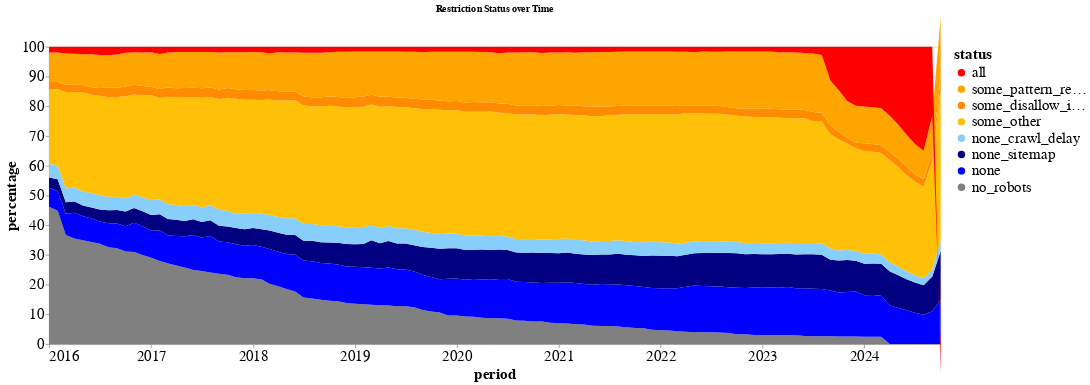

Notebook source saved alongside this figure:
### Markdown cell above
### Run Forecasts

### Code cell
status_colors = {
    "all": "red",
    "some_pattern_restrictions": "#FFA500",
    #"some_disallow_file_types": "#FF8C00",
    "some_disallow_important_dir": "#FF8C00",
    "some_other": "#FFC107",
    "none_crawl_delay": "lightskyblue",
    "none_sitemap": "navy",
    "none": "blue",
    "no_robots": "gray"
}

ordered_statuses = [
    "no_robots", "none", "none_sitemap", "none_crawl_delay", "some_other",
    "some_disallow_important_dir", "some_pattern_restrictions", "all"
]

# Example usage:
df_to_analyze = robots_temporal_head_summary_detailed
forecasting_util.analyze_robots(
    df_to_analyze, 
    "Combined Agent",
    analysis_type='autoregression',
    chosen_corpus=CHOSEN_CORPUS,
    lags=[1, 3, 6, 12, 24, 48],
    status_colors=status_colors,
    ordered_statuses=ordered_statuses,
    val_col="tokens",
    detailed=True,
)

### Figure 1 — Vega-Lite specification as saved in the notebook (floating-point values rounded to 4 significant figures; data arrays with more than 128 entries replaced by an {"elided": "..."} marker saying what was removed)
{"config": {"view": {"continuousWidth": 300, "continuousHeight": 300}, "axis": {"domain": true, "labelFont": "sans-serif", "labelFontSize": 20, "titleFont": "sans-serif", "titleFontSize": 20}, "axisX": {"domain": true, "format": "%Y", "labelAngle": 0, "labelExpr": "timeFormat(datum.value, '%Y')", "tickCount": "year"}, "axisY": {"domain": true, "format": ".0f", "labelExpr": "datum.value * 100"}, "legend": {"labelFont": "sans-serif", "labelFontSize": 20, "titleFont": "sans-serif", "titleFontSize": 20}}, "data": {"name": "data-43f07c8a935c5c47d8b216b7d41d41b5"}, "mark": {"type": "area"}, "encoding": {"color": {"field": "status", "scale": {"domain": ["all", "some_pattern_restrictions", "some_disallow_important_dir", "some_other", "none_crawl_delay", "none_sitemap", "none", "no_robots"], "range": ["red", "#FFA500", "#FF8C00", "#FFC107", "lightskyblue", "navy", "blue", "gray"]}, "title": "status", "type": "nominal"}, "order": {"field": "order", "type": "quantitative"}, "x": {"axis": {"format": "%Y", "title": "period"}, "field": "period", "type": "temporal"}, "y": {"axis": {"format": ".0f", "title": "percentage"}, "field": "percentage", "scale": {"domain": [0, 1]}, "type": "quantitative"}}, "height": 400, "title": "Restriction Status over Time", "width": 1200, "$schema": "https://vega.github.io/schema/vega-lite/v5.17.0.json", "datasets": {"data-43f07c8a935c5c47d8b216b7d41d41b5": {"elided": "848 records"}}}
